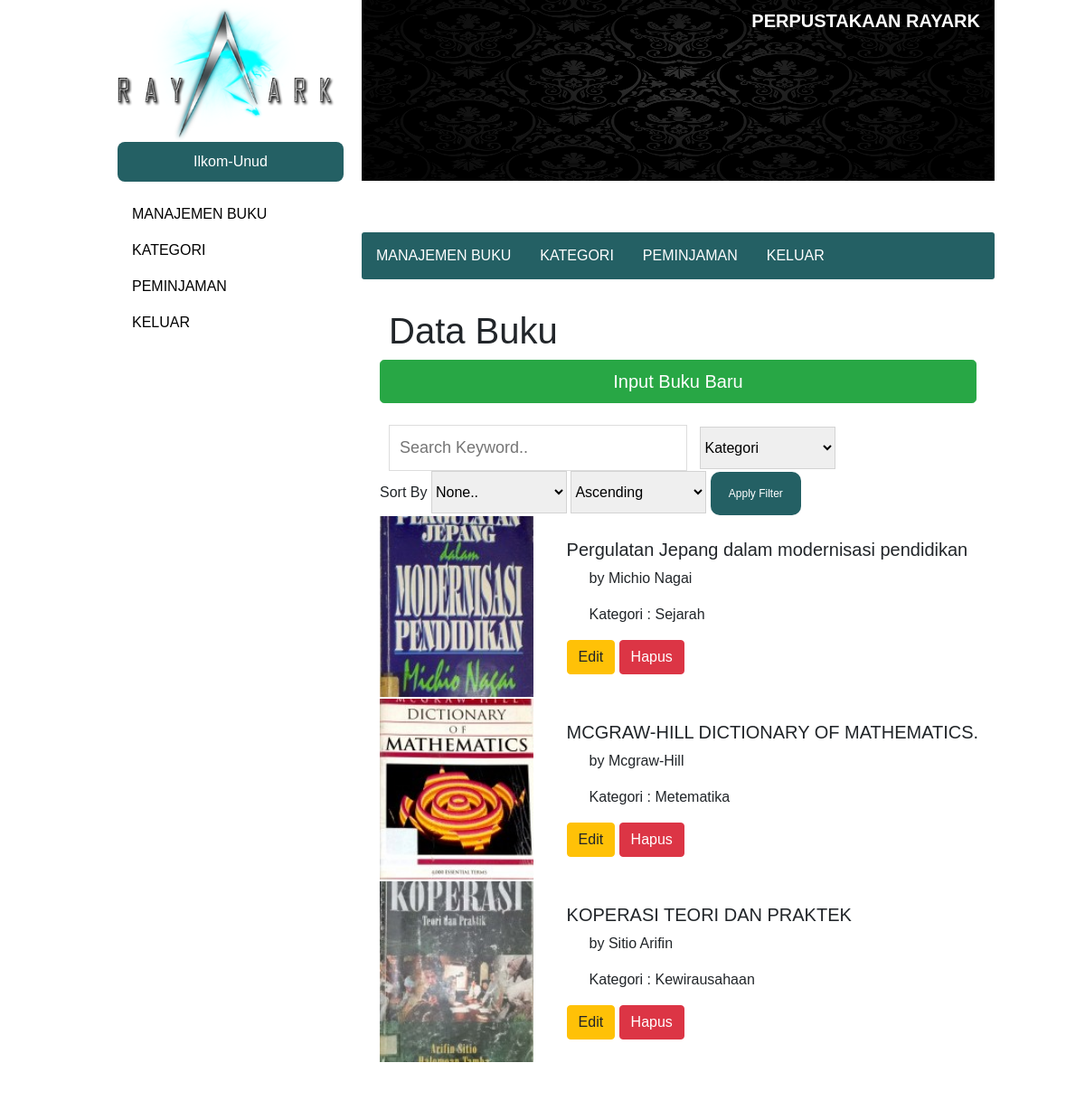
Page /book-management.php (signed in) on the committed database.
### tables this page shows
CREATE TABLE `buku` (
  `id_buku` int(11) NOT NULL,
  `judul` varchar(100) NOT NULL,
  `tahun` int(11) NOT NULL,
  `penulis` varchar(100) NOT NULL,
  `ISBN` varchar(13) NOT NULL,
  `pic` varchar(100) NOT NULL,
  `kategori` varchar(32) NOT NULL,
  `rak` int(11) NOT NULL,
  `stok` int(11) NOT NULL
);

### db-con.php (called while the page is built, shortened)
<?php
class database{
	var $host = "localhost";
	var $username = "root";
	var $password = "";
	var $database = "perpustakaan";
	function __construct(){
		$this->koneksi = mysqli_connect($this->host, $this->username, $this->password,$this->database);
	}
}
?>

### book-management.php (shortened to what this page needs)
<?php
include_once('db-con.php');
$database = new database();
$query="select * from buku";
?>
<!DOCTYPE html>
<html lang="en">
<head>
    <link rel="stylesheet" href="https://stackpath.bootstrapcdn.com/bootstrap/4.5.0/css/bootstrap.min.css">
    <?php include "style.php"; ?>
    <link rel="stylesheet" href="css/galeri.css">
</head>
<body>
    <div id="main-content">
        <?php include 'header-sidebar.php';?>
        <div id="isi">
            <h1>Data Buku</h1>
            <button data-target="#create" data-toggle="modal" class="btn btn-success btn-lg btn-block">Input Buku Baru</button><br>
            <form action="galeri.php" method="post">
                <input type="text" placeholder="Search Keyword.." name="katakunci" id="mySearch">
                <select style="width: 150px;height: 47px;border:solid 1px lightgrey;margin-top:-25px;" name="option">
                <option value="" >Kategori</option>
                </select>
                <br>
                <label>Sort By</label>
                <select style="width: 150px;height: 47px;border:solid 1px lightgrey;" name="sort">
                    <option value="id_buku">None..</option>
                </select>
                <select style="width: 150px;height: 47px;border:solid 1px lightgrey;" name="order">
                    <option value="ASC">Ascending</option>
                </select>
                <button type="submit" class="button" name="filter">Apply Filter</button>
            </form>
            <table style="width: 700px; border: none;">
            <?php
                $result = mysqli_query($database->koneksi, $query);
                while($books = mysqli_fetch_assoc($result)){
                    require "bm-list.php";
                }
            ?>
            </table>
            <br>
        </div>
    </div>
</body>
</html>

### bm-list.php
<?php
echo "<tr>
    <td>
        <p style=\"margin-top: -100px;\"> </p>
    </td>
    <td>
        <div class=\"galeri\">
            <img src=\"gambar/".$books['pic']."\">
        </div>
    </td>
    <td>
        <div id=\"detail\">
            <h5>".$books['judul']."</h5>
            <p>by ".$books['penulis']."</p>
            <p>Kategori : ".$books['kategori']."</p>
            <a><button class=\"btn btn-warning\" data-toggle=\"modal\" data-target=\"#modal".$books['id_buku']."\">Edit</button></a>
            <a href=\"hapus-buku.php?id_buku=".$books['id_buku']."\"><button class=\"btn btn-danger\">Hapus</button></a>
        </div>
    </td>
</tr>";
?>

### css/user.css (style rules this page uses)
body { background-color: white; }
.button { background-color: #246064; }

### css/galeri.css (style rules this page uses)
* { font-family: sans-serif; }
#main-content { margin: 0 auto; width: 1000px; height: auto; }
#isi { margin-top: 22px; margin-bottom: 8px; padding: 20px; width: 700px; float: right; background: white; border-radius: 8px; }
#isi h1 { margin-left: 10px; }
#isi p { margin-left: 25px; margin-right: 10px; }
.galeri { position: relative; margin-left: 25px; display: inline-block; }
.galeri img { margin-right: 100px; margin-left: -67px; height: 200px; width: 170px; }
.button { border: none; color: white; padding: 15px 20px; text-align: center; text-decoration: none; display: inline-block; font-size: 12px; border-radius: 10px; }
#mySearch { width: 50%; font-size: 18px; padding: 11px; border: 1px solid #ddd; margin-left: 10px; margin-right: 10px; }
#detail { margin-left: -88px; }

### rows in the picture
buku: pic (picture), judul "Pergulatan Jepang dalam modernisasi pendidikan", penulis "Michio Nagai", kategori "Sejarah"
buku: pic (picture), judul "MCGRAW-HILL DICTIONARY OF MATHEMATICS.", penulis "Mcgraw-Hill", kategori "Metematika"
buku: pic (picture), judul "KOPERASI TEORI DAN PRAKTEK", penulis "Sitio Arifin", kategori "Kewirausahaan"

### other values in the picture
$_SESSION['nama'] "Ilkom-Unud"
